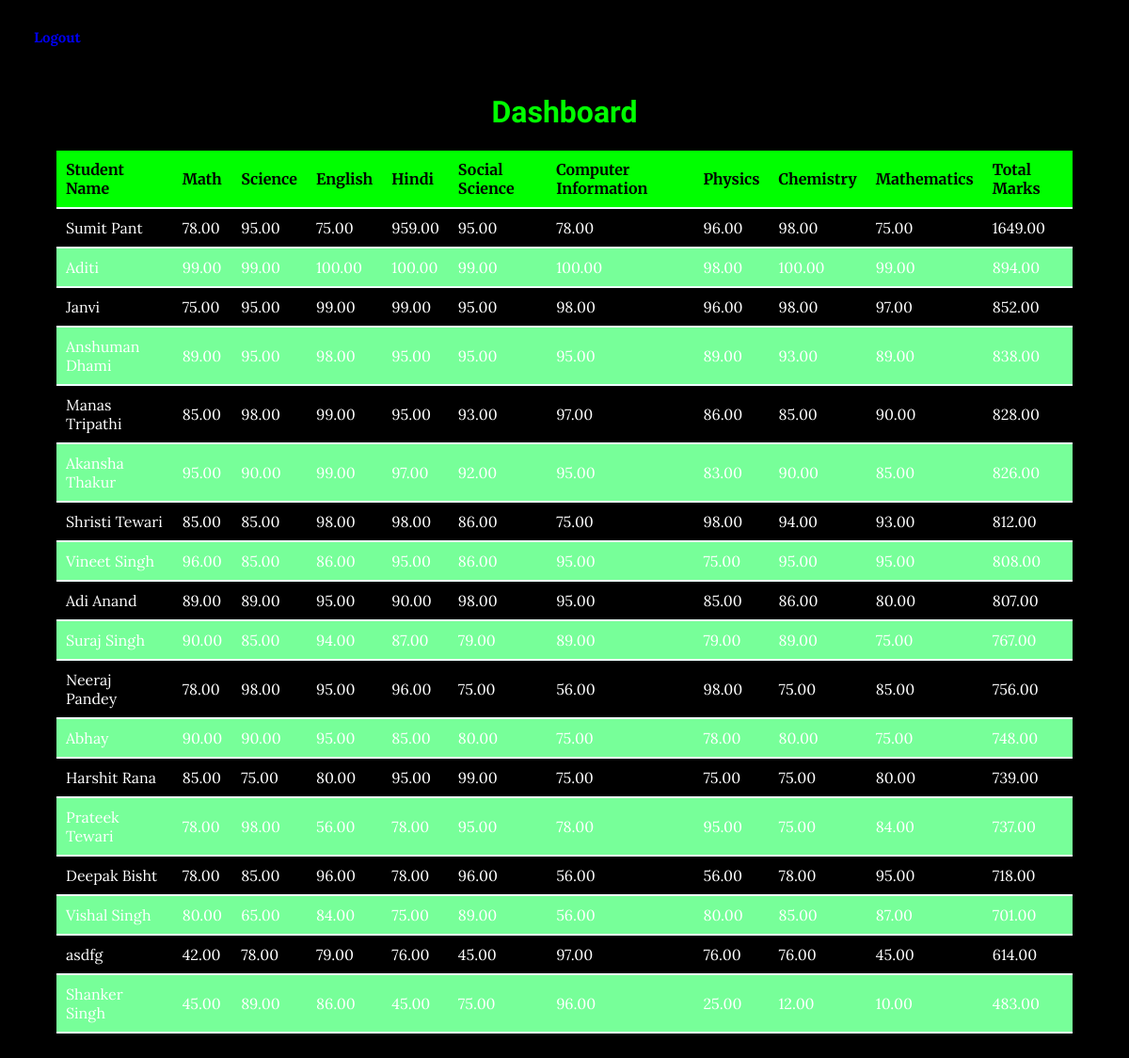
Page /lava/dashboard/ (signed in) on the committed database.
### core/models.py (models this page shows, shortened)
class Student(models.Model):
    name = models.CharField(max_length=100)
    email = models.CharField(max_length=30)
    phone = models.CharField(max_length=10, blank=True, null=True)
    math_marks = models.DecimalField(max_digits=5, decimal_places=2, null=True, blank=True)
    science_marks = models.DecimalField(max_digits=5, decimal_places=2, null=True, blank=True)
    english_marks = models.DecimalField(max_digits=5, decimal_places=2, null=True, blank=True)
    hindi_marks = models.DecimalField(max_digits=5, decimal_places=2, null=True, blank=True)
    social_science_marks = models.DecimalField(max_digits=5, decimal_places=2, null=True, blank=True)
    computer_information_marks = models.DecimalField(max_digits=5, decimal_places=2, null=True, blank=True)
    physics_marks = models.DecimalField(max_digits=5, decimal_places=2, null=True, blank=True)
    chemistry_marks = models.DecimalField(max_digits=5, decimal_places=2, null=True, blank=True)
    mathematics_marks = models.DecimalField(max_digits=5, decimal_places=2, null=True, blank=True)

### lava/views.py (the view)
# urls.py: path('dashboard/', views.dashboard, name='dashboard'),
@login_required(login_url='login')
def dashboard(request):
    students = Student.objects.all()
    for student in students:
        total_marks = 0
        marks_list = [
            student.math_marks,
            student.science_marks,
            student.english_marks,
            student.hindi_marks,
            student.social_science_marks,
            student.computer_information_marks,
            student.physics_marks,
            student.chemistry_marks,
            student.mathematics_marks
        ]
        for mark in marks_list:
            if mark is not None:
                total_marks += mark
        student.total_marks = total_marks
    students = sorted(students, key=lambda x: x.total_marks, reverse=True)
    return render(request, 'dashboard.html', {'students': students})

### lava/templates/dashboard.html (shortened to what this page needs)
<!DOCTYPE html>
<html lang="en">
<head>
</head>
<body>
    <div class="container">
        <span class="logout"><a href="{% url 'logout' %}" style="text-decoration: none !important;"><strong>Logout</strong></a></span>
    <div class="container">
        <h1>Dashboard</h1>
        <table>
            <thead>
                <tr>
                    <th>Student Name</th>
                    <th>Math</th>
                    <th>Science</th>
                    <th>English</th>
                    <th>Hindi</th>
                    <th>Social Science</th>
                    <th>Computer Information</th>
                    <th>Physics</th>
                    <th>Chemistry</th>
                    <th>Mathematics</th>
                    <th>Total Marks</th>
                </tr>
            </thead>
            <tbody>
                {% for student in students %}
                <tr>
                    <td>{{ student.name }}</td>
                    <td>{{ student.math_marks }}</td>
                    <td>{{ student.science_marks }}</td>
                    <td>{{ student.english_marks }}</td>
                    <td>{{ student.hindi_marks }}</td>
                    <td>{{ student.social_science_marks }}</td>
                    <td>{{ student.computer_information_marks }}</td>
                    <td>{{ student.physics_marks }}</td>
                    <td>{{ student.chemistry_marks }}</td>
                    <td>{{ student.mathematics_marks }}</td>
                    <td>{{ student.total_marks }}</td>
                </tr>
                {% endfor %}
            </tbody>
        </table>
    </div>
</body>
</html>

### lava/templates/dashboard.html (style rules this page uses)
body { font-family: 'Vidaloka', serif; background-color: #000; color: #fff; margin: 0; padding: 0; }
.container { max-width: 15000px; margin: 0 auto; padding: 30px; }
h1 { color: #00ff00; text-align: center; }
table { width: 100%; border-collapse: collapse; border-spacing: 0; margin-top: 20px; }
th, td { padding: 10px; text-align: left; border-bottom: 2px solid #F0FFFF; }
th { font-family: 'Merriweather', serif; background-color: #00ff00; color: #000; }
td { font-family: 'Lora', serif; }
tr:nth-child(even) { background-color: #77ff99; }
.logout { font-family: 'Lora', serif; color:#000000; margin-left: 0px; margin-right: 0px; width: 93%; padding: 3px 6px; border-radius: 5px; background-color: #000; font-size: 15px }

### rows in the picture
Student: name "Sumit Pant", math_marks "78.00", science_marks "95.00", english_marks "75.00", hindi_marks "959.00", social_science_marks "95.00", computer_information_marks "78.00", physics_marks "96.00", chemistry_marks "98.00", mathematics_marks "75.00", total_marks "1649.00"
Student: name "Aditi", math_marks "99.00", science_marks "99.00", english_marks "100.00", hindi_marks "100.00", social_science_marks "99.00", computer_information_marks "100.00", physics_marks "98.00", chemistry_marks "100.00", mathematics_marks "99.00", total_marks "894.00"
Student: name "Janvi", math_marks "75.00", science_marks "95.00", english_marks "99.00", hindi_marks "99.00", social_science_marks "95.00", computer_information_marks "98.00", physics_marks "96.00", chemistry_marks "98.00", mathematics_marks "97.00", total_marks "852.00"
Student: name "Anshuman Dhami", math_marks "89.00", science_marks "95.00", english_marks "98.00", hindi_marks "95.00", social_science_marks "95.00", computer_information_marks "95.00", physics_marks "89.00", chemistry_marks "93.00", mathematics_marks "89.00", total_marks "838.00"
Student: name "Manas Tripathi", math_marks "85.00", science_marks "98.00", english_marks "99.00", hindi_marks "95.00", social_science_marks "93.00", computer_information_marks "97.00", physics_marks "86.00", chemistry_marks "85.00", mathematics_marks "90.00", total_marks "828.00"
Student: name "Akansha Thakur", math_marks "95.00", science_marks "90.00", english_marks "99.00", hindi_marks "97.00", social_science_marks "92.00", computer_information_marks "95.00", physics_marks "83.00", chemistry_marks "90.00", mathematics_marks "85.00", total_marks "826.00"
Student: name "Shristi Tewari", math_marks "85.00", science_marks "85.00", english_marks "98.00", hindi_marks "98.00", social_science_marks "86.00", computer_information_marks "75.00", physics_marks "98.00", chemistry_marks "94.00", mathematics_marks "93.00", total_marks "812.00"
Student: name "Vineet Singh", math_marks "96.00", science_marks "85.00", english_marks "86.00", hindi_marks "95.00", social_science_marks "86.00", computer_information_marks "95.00", physics_marks "75.00", chemistry_marks "95.00", mathematics_marks "95.00", total_marks "808.00"
Student: name "Adi Anand", math_marks "89.00", science_marks "89.00", english_marks "95.00", hindi_marks "90.00", social_science_marks "98.00", computer_information_marks "95.00", physics_marks "85.00", chemistry_marks "86.00", mathematics_marks "80.00", total_marks "807.00"
Student: name "Suraj Singh", math_marks "90.00", science_marks "85.00", english_marks "94.00", hindi_marks "87.00", social_science_marks "79.00", computer_information_marks "89.00", physics_marks "79.00", chemistry_marks "89.00", mathematics_marks "75.00", total_marks "767.00"
Student: name "Neeraj Pandey", math_marks "78.00", science_marks "98.00", english_marks "95.00", hindi_marks "96.00", social_science_marks "75.00", computer_information_marks "56.00", physics_marks "98.00", chemistry_marks "75.00", mathematics_marks "85.00", total_marks "756.00"
Student: name "Abhay", math_marks "90.00", science_marks "90.00", english_marks "95.00", hindi_marks "85.00", social_science_marks "80.00", computer_information_marks "75.00", physics_marks "78.00", chemistry_marks "80.00", mathematics_marks "75.00", total_marks "748.00"
Student: name "Harshit Rana", math_marks "85.00", science_marks "75.00", english_marks "80.00", hindi_marks "95.00", social_science_marks "99.00", computer_information_marks "75.00", physics_marks "75.00", chemistry_marks "75.00", mathematics_marks "80.00", total_marks "739.00"
Student: name "Prateek Tewari", math_marks "78.00", science_marks "98.00", english_marks "56.00", hindi_marks "78.00", social_science_marks "95.00", computer_information_marks "78.00", physics_marks "95.00", chemistry_marks "75.00", mathematics_marks "84.00", total_marks "737.00"
Student: name "Deepak Bisht", math_marks "78.00", science_marks "85.00", english_marks "96.00", hindi_marks "78.00", social_science_marks "96.00", computer_information_marks "56.00", physics_marks "56.00", chemistry_marks "78.00", mathematics_marks "95.00", total_marks "718.00"
Student: name "Vishal Singh", math_marks "80.00", science_marks "65.00", english_marks "84.00", hindi_marks "75.00", social_science_marks "89.00", computer_information_marks "56.00", physics_marks "80.00", chemistry_marks "85.00", mathematics_marks "87.00", total_marks "701.00"
Student: name "asdfg", math_marks "42.00", science_marks "78.00", english_marks "79.00", hindi_marks "76.00", social_science_marks "45.00", computer_information_marks "97.00", physics_marks "76.00", chemistry_marks "76.00", mathematics_marks "45.00", total_marks "614.00"
Student: name "Shanker Singh", math_marks "45.00", science_marks "89.00", english_marks "86.00", hindi_marks "45.00", social_science_marks "75.00", computer_information_marks "96.00", physics_marks "25.00", chemistry_marks "12.00", mathematics_marks "10.00", total_marks "483.00"
